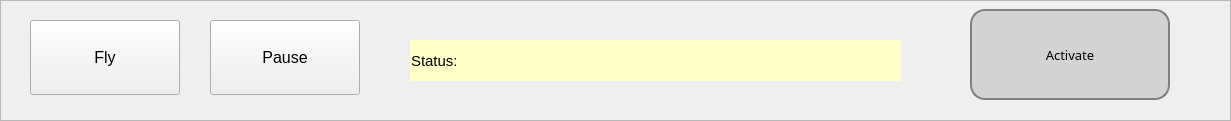
   <widget class="QFrame" name="grp_platform_control">
    <property name="geometry">
     <rect>
      <x>30</x>
      <y>600</y>
      <width>1231</width>
      <height>121</height>
     </rect>
    </property>
    <property name="frameShape">
     <enum>QFrame::StyledPanel</enum>
    </property>
    <property name="frameShadow">
     <enum>QFrame::Raised</enum>
    </property>
    <widget class="QWidget" name="widget_activate" native="true">
     <property name="enabled">
      <bool>true</bool>
     </property>
     <property name="geometry">
      <rect>
       <x>920</x>
       <y>0</y>
       <width>270</width>
       <height>111</height>
      </rect>
     </property>
     <property name="minimumSize">
      <size>
       <width>180</width>
       <height>0</height>
      </size>
     </property>
     <property name="maximumSize">
      <size>
       <width>270</width>
       <height>16777215</height>
      </size>
     </property>
     <widget class="QPushButton" name="chk_activate">
      <property name="enabled">
       <bool>true</bool>
      </property>
      <property name="geometry">
       <rect>
        <x>50</x>
        <y>9</y>
        <width>200</width>
        <height>91</height>
       </rect>
      </property>
      <property name="font">
       <font>
        <family>MS 33558</family>
        <pointsize>10</pointsize>
       </font>
      </property>
      <property name="styleSheet">
       <string notr="true">QPushButton {
    background-color: lightgray;
    border: 2px solid gray;
    border-radius: 15px;
    padding: 5px;
}
QPushButton:checked {
     background-color: rgba(0, 51, 102, 1); /* Dark blue background */;
    color: white;
}

</string>
      </property>
      <property name="text">
       <string>Activate</string>
      </property>
      <property name="checkable">
       <bool>true</bool>
      </property>
     </widget>
    </widget>
    <widget class="QPushButton" name="btn_fly">
     <property name="geometry">
      <rect>
       <x>30</x>
       <y>20</y>
       <width>150</width>
       <height>75</height>
      </rect>
     </property>
     <property name="font">
      <font>
       <family>MS Shell Dlg 2</family>
       <pointsize>12</pointsize>
       <weight>9</weight>
       <italic>false</italic>
       <bold>false</bold>
      </font>
     </property>
     <property name="styleSheet">
      <string notr="true">font: 75 12pt &quot;MS Shell Dlg 2&quot;;</string>
     </property>
     <property name="text">
      <string>Fly</string>
     </property>
     <property name="checkable">
      <bool>true</bool>
     </property>
    </widget>
    <widget class="QLabel" name="lbl_sim_status">
     <property name="geometry">
      <rect>
       <x>410</x>
       <y>40</y>
       <width>491</width>
       <height>41</height>
      </rect>
     </property>
     <property name="font">
      <font>
       <pointsize>11</pointsize>
       <weight>50</weight>
       <bold>false</bold>
      </font>
     </property>
     <property name="autoFillBackground">
      <bool>false</bool>
     </property>
     <property name="styleSheet">
      <string notr="true">background-color: rgb(255, 255, 200);</string>
     </property>
     <property name="text">
      <string>Status:</string>
     </property>
     <property name="wordWrap">
      <bool>true</bool>
     </property>
     <property name="margin">
      <number>1</number>
     </property>
     <property name="indent">
      <number>1</number>
     </property>
    </widget>
    <widget class="QPushButton" name="btn_pause">
     <property name="geometry">
      <rect>
       <x>210</x>
       <y>20</y>
       <width>150</width>
       <height>75</height>
      </rect>
     </property>
     <property name="font">
      <font>
       <family>MS Shell Dlg 2</family>
       <pointsize>12</pointsize>
       <weight>9</weight>
       <italic>false</italic>
       <bold>false</bold>
      </font>
     </property>
     <property name="styleSheet">
      <string notr="true">font: 75 12pt &quot;MS Shell Dlg 2&quot;;</string>
     </property>
     <property name="text">
      <string>Pause</string>
     </property>
     <property name="checkable">
      <bool>true</bool>
     </property>
    </widget>
   </widget>
